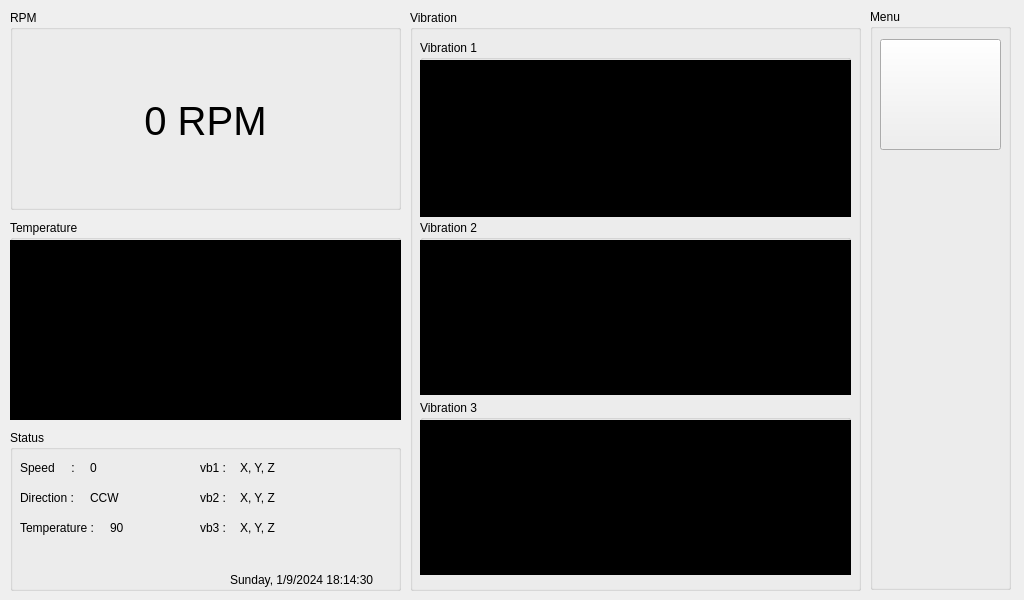
<?xml version="1.0" encoding="UTF-8"?>
<ui version="4.0">
 <class>Form</class>
 <widget class="QWidget" name="Form">
  <property name="geometry">
   <rect>
    <x>0</x>
    <y>0</y>
    <width>1024</width>
    <height>600</height>
   </rect>
  </property>
  <property name="windowTitle">
   <string>Form</string>
  </property>
  <widget class="QGroupBox" name="groupBox">
   <property name="geometry">
    <rect>
     <x>10</x>
     <y>10</y>
     <width>391</width>
     <height>200</height>
    </rect>
   </property>
   <property name="title">
    <string>RPM</string>
   </property>
   <widget class="QLabel" name="label">
    <property name="geometry">
     <rect>
      <x>0</x>
      <y>20</y>
      <width>391</width>
      <height>181</height>
     </rect>
    </property>
    <property name="font">
     <font>
      <family>Cantarell</family>
      <pointsize>30</pointsize>
     </font>
    </property>
    <property name="text">
     <string>0 RPM</string>
    </property>
    <property name="alignment">
     <set>Qt::AlignCenter</set>
    </property>
   </widget>
  </widget>
  <widget class="QGroupBox" name="groupBox_2">
   <property name="geometry">
    <rect>
     <x>10</x>
     <y>220</y>
     <width>391</width>
     <height>200</height>
    </rect>
   </property>
   <property name="title">
    <string>Temperature</string>
   </property>
   <widget class="QWidget" name="plot_temp" native="true">
    <property name="geometry">
     <rect>
      <x>0</x>
      <y>20</y>
      <width>391</width>
      <height>181</height>
     </rect>
    </property>
    <property name="styleSheet">
     <string notr="true">background-color: rgb(0, 0, 0);</string>
    </property>
   </widget>
  </widget>
  <widget class="QGroupBox" name="groupBox_3">
   <property name="geometry">
    <rect>
     <x>10</x>
     <y>430</y>
     <width>391</width>
     <height>161</height>
    </rect>
   </property>
   <property name="title">
    <string>Status</string>
   </property>
   <widget class="QLabel" name="label_2">
    <property name="geometry">
     <rect>
      <x>220</x>
      <y>140</y>
      <width>171</width>
      <height>20</height>
     </rect>
    </property>
    <property name="text">
     <string>Sunday, 1/9/2024 18:14:30</string>
    </property>
   </widget>
   <widget class="QLabel" name="label_3">
    <property name="geometry">
     <rect>
      <x>10</x>
      <y>30</y>
      <width>71</width>
      <height>16</height>
     </rect>
    </property>
    <property name="text">
     <string>Speed     :</string>
    </property>
   </widget>
   <widget class="QLabel" name="label_4">
    <property name="geometry">
     <rect>
      <x>10</x>
      <y>60</y>
      <width>71</width>
      <height>16</height>
     </rect>
    </property>
    <property name="text">
     <string>Direction :</string>
    </property>
   </widget>
   <widget class="QLabel" name="label_5">
    <property name="geometry">
     <rect>
      <x>190</x>
      <y>30</y>
      <width>57</width>
      <height>15</height>
     </rect>
    </property>
    <property name="text">
     <string>vb1 :</string>
    </property>
   </widget>
   <widget class="QLabel" name="label_6">
    <property name="geometry">
     <rect>
      <x>190</x>
      <y>60</y>
      <width>57</width>
      <height>15</height>
     </rect>
    </property>
    <property name="text">
     <string>vb2 :</string>
    </property>
   </widget>
   <widget class="QLabel" name="label_7">
    <property name="geometry">
     <rect>
      <x>190</x>
      <y>90</y>
      <width>57</width>
      <height>15</height>
     </rect>
    </property>
    <property name="text">
     <string>vb3 :</string>
    </property>
   </widget>
   <widget class="QLabel" name="label_8">
    <property name="geometry">
     <rect>
      <x>10</x>
      <y>90</y>
      <width>91</width>
      <height>16</height>
     </rect>
    </property>
    <property name="text">
     <string>Temperature :</string>
    </property>
   </widget>
   <widget class="QLabel" name="label_9">
    <property name="geometry">
     <rect>
      <x>80</x>
      <y>30</y>
      <width>71</width>
      <height>16</height>
     </rect>
    </property>
    <property name="text">
     <string>0</string>
    </property>
   </widget>
   <widget class="QLabel" name="label_10">
    <property name="geometry">
     <rect>
      <x>80</x>
      <y>60</y>
      <width>71</width>
      <height>16</height>
     </rect>
    </property>
    <property name="text">
     <string>CCW</string>
    </property>
   </widget>
   <widget class="QLabel" name="label_11">
    <property name="geometry">
     <rect>
      <x>100</x>
      <y>90</y>
      <width>71</width>
      <height>16</height>
     </rect>
    </property>
    <property name="text">
     <string>90</string>
    </property>
   </widget>
   <widget class="QLabel" name="label_12">
    <property name="geometry">
     <rect>
      <x>230</x>
      <y>90</y>
      <width>151</width>
      <height>16</height>
     </rect>
    </property>
    <property name="text">
     <string>X, Y, Z</string>
    </property>
   </widget>
   <widget class="QLabel" name="label_13">
    <property name="geometry">
     <rect>
      <x>230</x>
      <y>60</y>
      <width>151</width>
      <height>16</height>
     </rect>
    </property>
    <property name="text">
     <string>X, Y, Z</string>
    </property>
   </widget>
   <widget class="QLabel" name="label_14">
    <property name="geometry">
     <rect>
      <x>230</x>
      <y>30</y>
      <width>151</width>
      <height>16</height>
     </rect>
    </property>
    <property name="text">
     <string>X, Y, Z</string>
    </property>
   </widget>
  </widget>
  <widget class="QGroupBox" name="groupBox_4">
   <property name="geometry">
    <rect>
     <x>410</x>
     <y>10</y>
     <width>451</width>
     <height>581</height>
    </rect>
   </property>
   <property name="title">
    <string>Vibration</string>
   </property>
   <widget class="QGroupBox" name="groupBox_5">
    <property name="geometry">
     <rect>
      <x>10</x>
      <y>30</y>
      <width>431</width>
      <height>177</height>
     </rect>
    </property>
    <property name="title">
     <string>Vibration 1</string>
    </property>
    <widget class="QWidget" name="plot_vb1" native="true">
     <property name="geometry">
      <rect>
       <x>0</x>
       <y>20</y>
       <width>431</width>
       <height>161</height>
      </rect>
     </property>
     <property name="styleSheet">
      <string notr="true">background-color: rgb(0, 0, 0);</string>
     </property>
    </widget>
   </widget>
   <widget class="QGroupBox" name="groupBox_6">
    <property name="geometry">
     <rect>
      <x>10</x>
      <y>210</y>
      <width>431</width>
      <height>175</height>
     </rect>
    </property>
    <property name="title">
     <string>Vibration 2</string>
    </property>
    <widget class="QWidget" name="plot_vb2" native="true">
     <property name="geometry">
      <rect>
       <x>0</x>
       <y>20</y>
       <width>431</width>
       <height>161</height>
      </rect>
     </property>
     <property name="styleSheet">
      <string notr="true">background-color: rgb(0, 0, 0);</string>
     </property>
    </widget>
   </widget>
   <widget class="QGroupBox" name="groupBox_7">
    <property name="geometry">
     <rect>
      <x>10</x>
      <y>390</y>
      <width>431</width>
      <height>175</height>
     </rect>
    </property>
    <property name="title">
     <string>Vibration 3</string>
    </property>
    <widget class="QWidget" name="plot_vb3" native="true">
     <property name="geometry">
      <rect>
       <x>0</x>
       <y>20</y>
       <width>431</width>
       <height>161</height>
      </rect>
     </property>
     <property name="styleSheet">
      <string notr="true">background-color: rgb(0, 0, 0);</string>
     </property>
    </widget>
   </widget>
  </widget>
  <widget class="QGroupBox" name="MenuBox">
   <property name="geometry">
    <rect>
     <x>870</x>
     <y>9</y>
     <width>141</width>
     <height>581</height>
    </rect>
   </property>
   <property name="title">
    <string>Menu</string>
   </property>
   <widget class="QPushButton" name="ControlsButton">
    <property name="geometry">
     <rect>
      <x>10</x>
      <y>30</y>
      <width>121</width>
      <height>111</height>
     </rect>
    </property>
    <property name="text">
     <string/>
    </property>
    <property name="icon">
     <iconset>
      <normaloff>../../Downloads/icons8-setting-200.png</normaloff>
      <selectedoff>../../Downloads/icons8-setting-200.png</selectedoff>
      <selectedon>../../Downloads/icons8-setting-200.png</selectedon>../../Downloads/icons8-setting-200.png</iconset>
    </property>
    <property name="iconSize">
     <size>
      <width>50</width>
      <height>50</height>
     </size>
    </property>
   </widget>
  </widget>
 </widget>
 <resources/>
 <connections/>
</ui>
